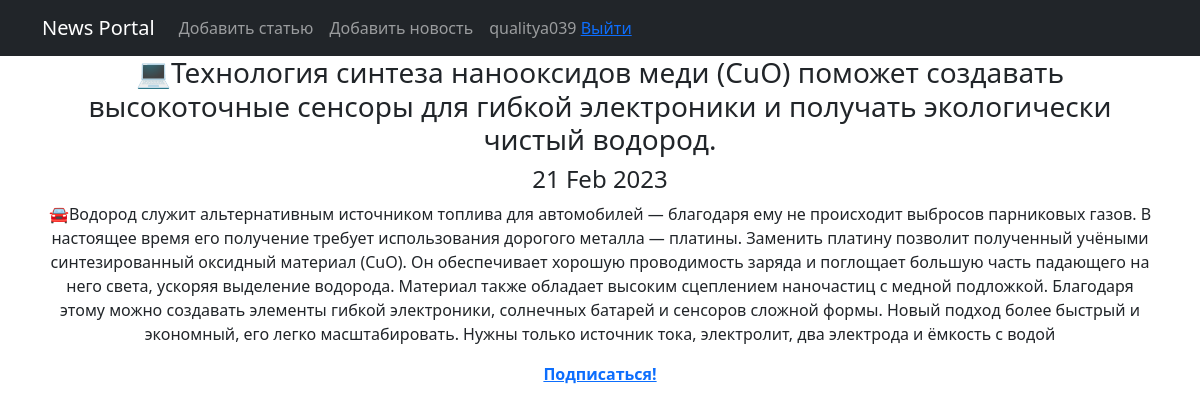
Screenshot of /news/97 (signed in) with the database file from the repository.
### news/models.py (models this page shows, shortened)
class Post(models.Model):
    author = models.ForeignKey(Author, on_delete=models.CASCADE)  # связь «один ко многим» с моделью Author;
    position = models.CharField(max_length=255, choices=POSITION)  # поле с выбором — «статья» или «новость»;
    time_in = models.DateTimeField(auto_now_add=True)  # автоматически добавляемая дата и время создания;
    category = models.ManyToManyField(Category, through='PostCategory')
    article = models.CharField(max_length=255)  # заголовок статьи/новости;
    text = models.TextField()  # текст статьи/новости;
    rating = models.FloatField(default=0.0)  # рейтинг статьи/новости.

### news/views.py (the view)
# urls.py: path('<int:pk>', (PostDetail.as_view()), name='news'),  # Раз в 5 минут будет записываться в кэш
class PostDetail(DetailView):
    model = Post
    template_name = 'news.html'
    context_object_name = 'news'
    def get_context_data(self, **kwargs):
        context = super().get_context_data(**kwargs)
        context['menu'] = menu
        context['title'] = f"{context['news'].article}"
        context['cat_subscriber'] = Category.objects.filter(subscribers__pk=self.request.user.id)
        context['is_author'] = self.request.user.groups.filter(name='authors').exists()
        context['cat_selected'] = context['news'].category.get()
        return context

### news/templatetags/custom_filters.py (called while the page is built)
@register.filter()
def censor(value):
    try:
        if not isinstance(value, str):
            raise CensorException('Error')
        v = value
        for word in WORDS:
            if word in v:
                v = v.replace(word, f'{word[:1]}{len(word[1:])*"*"}')
            if word.capitalize() in v:
                v = v.replace(word.capitalize(), f'{word[:1].capitalize()}{len(word[1:])*"*"}')
        return v
    except CensorException as e:
        print(e)

### templates/news.html (shortened to what this page needs)
{% extends 'flatpages/default.html' %}
{% load custom_filters %}
{% block content %}
<h3>{{ news.article|censor }}</h3>
<h4>{{ news.time_in|date:'d M Y' }}</h4>
<p>{{ news.text|censor }}</p>
{% if request.user.username and cat_selected not in cat_subscriber  %}
    <a href="/news/subscribe/{{cat_selected.id}}"><b>Подписаться!</b></a>
<br>
{% endif%}
{% endblock content %}

### templates/flatpages/default.html (shortened to what this page needs)
<!DOCTYPE html>
<html lang="en">
<head>
{% load static%}
        <link href="{% static 'css/styles.css' %}" rel="stylesheet">
</head>
<body>
    <nav class="navbar navbar-expand-lg navbar-dark bg-dark static-top">
       <div class="container">
           <a class="navbar-brand" href="{% url 'news_list'%}">News Portal</a>
           <div class="collapse navbar-collapse" id="navbarResponsive">
               <ul class="navbar-nav ml-auto">
{% block mainmenu %}
{% for m in menu %}
                   <li class="nav-item active">
                       <a class="nav-link" href="{% url m.url_name%}">{{m.title}}</a>
                   </li>
{% endfor %}
{% if request.user.is_authenticated %}
                   <li class="nav-link"> {{user.username}}
                     <a href="/accounts/logout">Выйти</a>
                   </li>
{% else %}
                   <li class="nav-link">
                     <a href="/accounts/signup">Регистация</a> | <a href="/accounts/login">Войти</a>
                   </li>
{% endif %}
{% endblock mainmenu %}
               </ul>
           </div>
       </div>
    </nav>
    <div class="container">
        <div class="row">
            <div class="col-lg-12 text-center">
{% block content %}{% endblock content %}
            </div>
        </div>
    </div>
</body>
</html>

### rows the page displays
Post: article|censor "💻Технология синтеза нанооксидов меди (CuO) поможет создавать высокоточные сенсоры для гибкой электроники и получать экологически чистый водород.", time_in "21 Feb 2023", text|censor "🚘Водород служит альтернативным источником топлива для автомобилей — благодаря ему не происходит выбросов парниковых газов. В настоящее время его получение требует использования дорогого металла — платины. Заменить платину позволит полученный учёными синтезированный оксидный материал (CuO). Он обеспечивает хорошую проводимость заряда и поглощает большую часть падающего на него света, ускоряя выделение водорода. Материал также обладает высоким сцеплением наночастиц с медной подложкой. Благодаря этому можно создавать элементы гибкой электроники, солнечных батарей и сенсоров сложной формы. Новый подход более быстрый и экономный, его легко масштабировать. Нужны только источник тока, электролит,…"

### other values shown
{{ m.title }} "Добавить статью" "Добавить новость"
{{ user.username }} "qualitya039"
